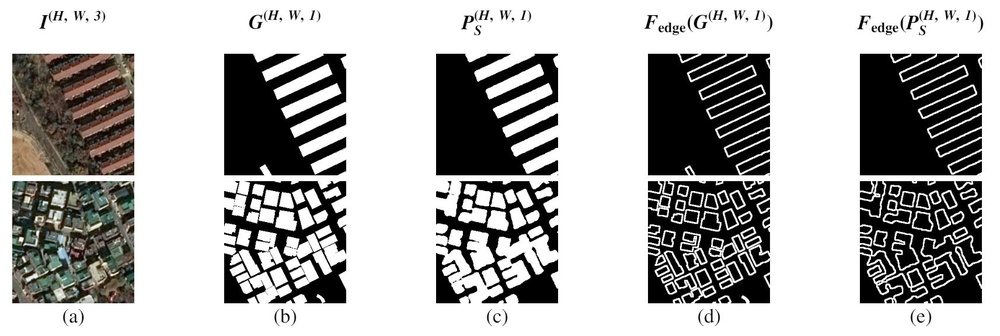
#> input picture assets/example_b_iou.JPG, 1000 x 336 px, shrunk from 1713 x 575 before the run
$ python -i evaluation_metric.py   (imports and definitions only)
#> lines starting #> are read from the running program, lines starting #| are printed output that depends on the picture; after the words box and inside, x2 and y2 are one past the last pixel; in counts of white or black regions, pixels touching at a corner belong together
#> further down, picture is the input picture: shape (336, 1000, 3); mean B, G, R 172.4, 173.4, 174.1
import cv2
import numpy as np

def canny(img):
    tmp = cv2.erode(img, kernel=np.ones(shape=(3, 3), dtype=np.float32) * 2, iterations=3)
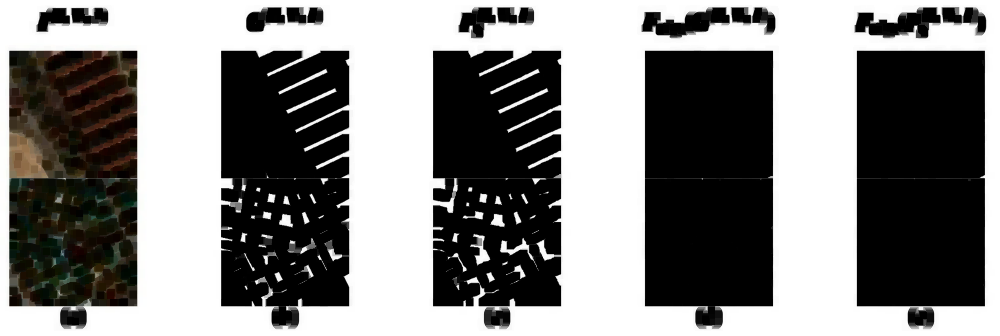
#> tmp: shape (336, 1000, 3); mean B, G, R 129.3, 130.4, 131.1
    tmp = cv2.Canny(tmp, 127, 255)
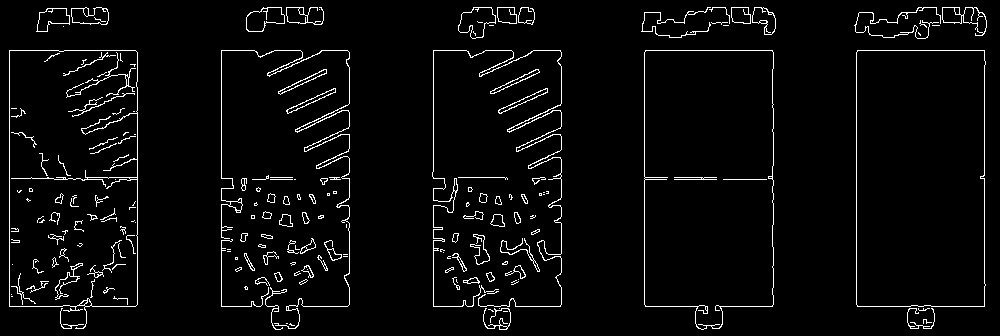
#> tmp: shape (336, 1000); 3.9% white in thin lines or dots
    tmp = cv2.dilate(tmp, kernel=np.ones(shape=(3, 3), dtype=np.float32) * 2, iterations=2)
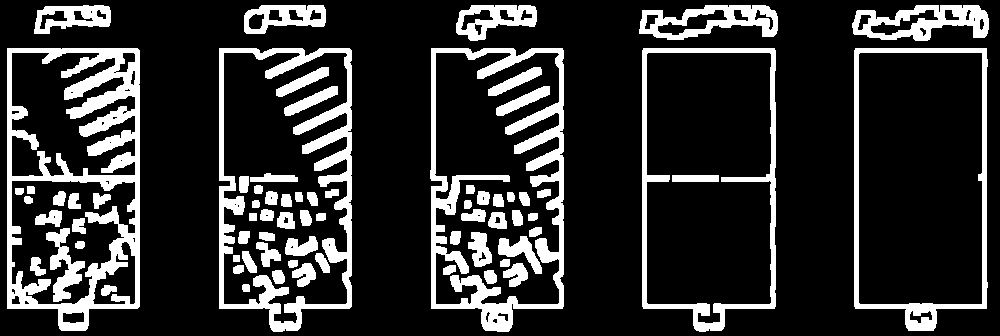
#> tmp: shape (336, 1000); 18.4% white; 72 white regions, largest, box (x1, y1, x2, y2) and area: (7, 48, 140, 331) 12645, (430, 48, 564, 332) 9376, (219, 48, 352, 332) 8346
    return tmp


def BIoU(prd, gnd, function=canny, return_img=False):

    prd, gnd = function(prd), function(gnd)

    tp, fp, fn, _ = miou(prd, gnd)

    if not return_img:
        return tp / (tp + fp + fn) if tp + fp + fn != 0 else 1.0
    else:
        return tp / (tp + fp + fn) if tp + fp + fn != 0 else 1.0, prd, gnd


def miou(pred, anno):

    tp = np.logical_and(pred, anno)
    tp = np.asarray(tp, 'float64')
    tp = np.sum(tp)

    fp = np.logical_and(np.logical_not(anno), pred)
    fp = np.asarray(fp, 'float64')
    fp = np.sum(fp)

    fn = np.logical_and(np.logical_not(pred), anno)
    fn = np.asarray(fn, 'float64')
    fn = np.sum(fn)

    tn = np.logical_and(np.logical_not(pred), np.logical_not(anno))
    tn = np.asarray(tn, 'float64')
    tn = np.sum(tn)

    return tp, fp, fn, tn


def iou_value(pred, anno):
    tp, fp, fn, tn = miou(pred, anno)
    return tp / (tp + fp + fn) if tp + fp + fn != 0 else 1.0


def biou_value(pred, anno):
    return BIoU(pred, anno, return_img=False)

>>> import cv2
>>> picture = cv2.imread('../assets/example_b_iou.JPG')
>>> result = canny(picture)

$ run again, on assets/concept_usim.JPG
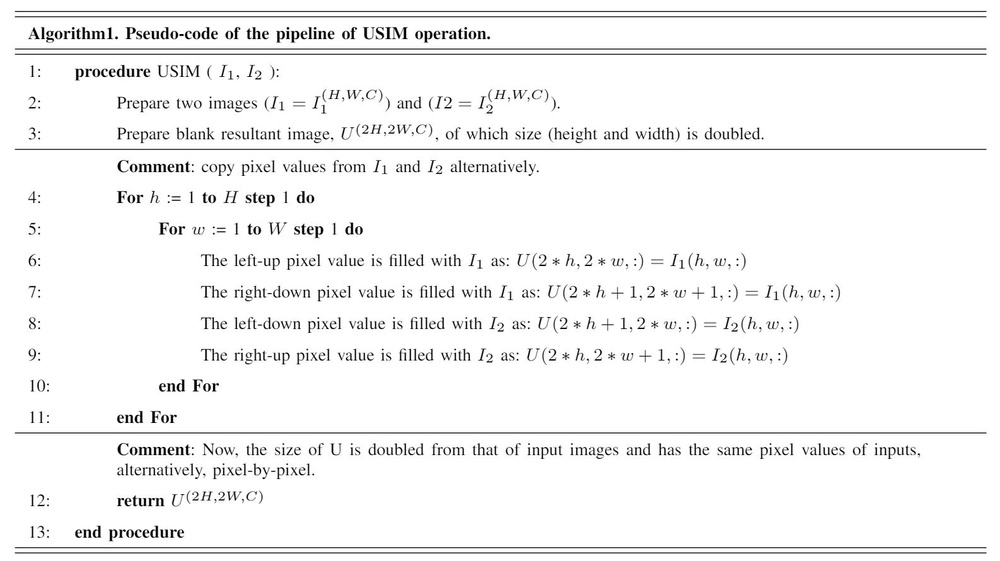
#> input picture assets/concept_usim.JPG, 1000 x 561 px, shrunk from 1586 x 890 before the run
#> picture is the input picture: shape (561, 1000, 3); min 0, max 255, mean 244.3
#> in canny, `tmp = cv2.Canny(tmp, 127, 255)`:
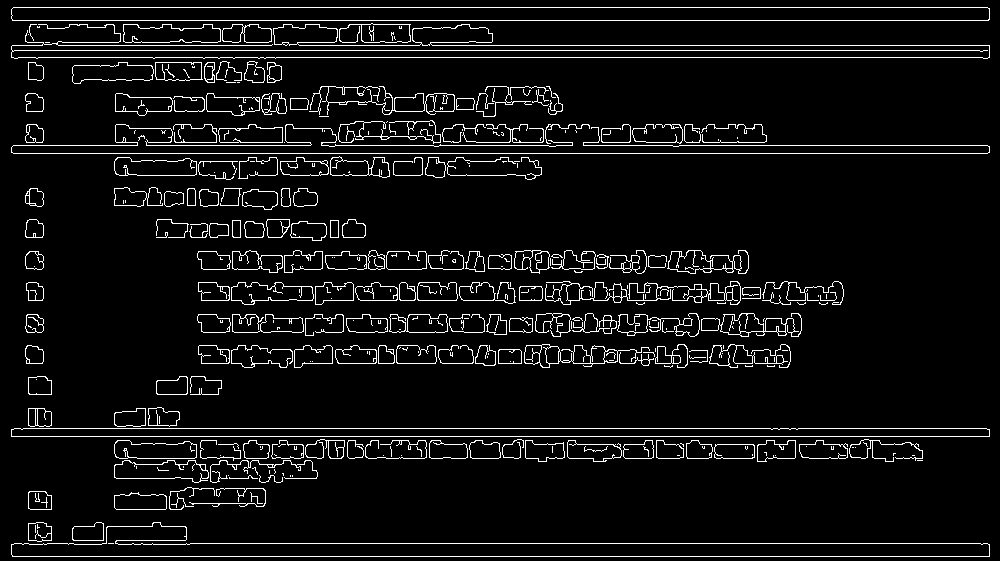
#> tmp: shape (561, 1000); 6.1% white in thin lines or dots
#> in canny, `tmp = cv2.dilate(tmp, kernel=np.ones(shape=(3, 3), dtype=np.float32) *..`:
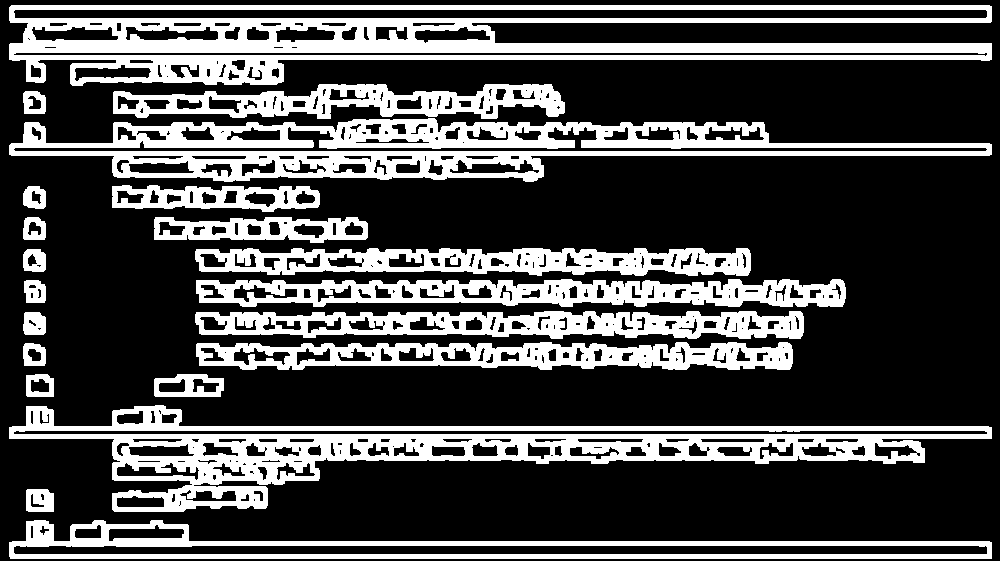
#> tmp: shape (561, 1000); 29% white; 21 white regions, largest, box (x1, y1, x2, y2) and area: (9, 5, 992, 86) 33638, (9, 405, 992, 512) 29092, (9, 118, 992, 182) 25598

$ run again, on assets/definition_of_b_iou.JPG
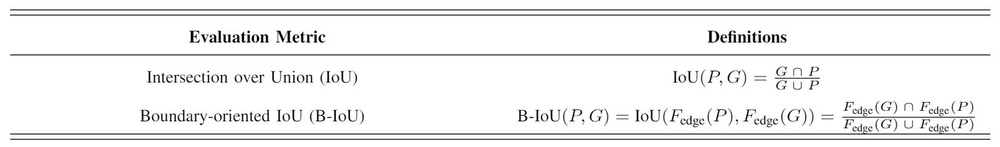
#> input picture assets/definition_of_b_iou.JPG, 1000 x 147 px, shrunk from 1603 x 235 before the run
#> picture is the input picture: shape (147, 1000, 3); min 0, max 255, mean 240.1
#> in canny, `tmp = cv2.Canny(tmp, 127, 255)`:
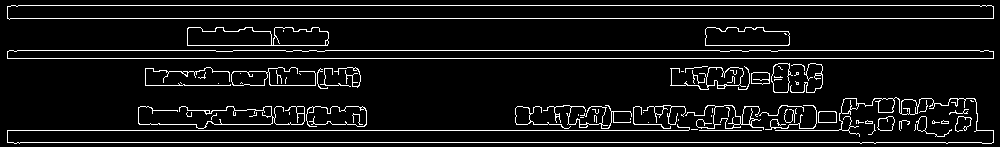
#> tmp: shape (147, 1000); 7.4% white in thin lines or dots
#> in canny, `tmp = cv2.dilate(tmp, kernel=np.ones(shape=(3, 3), dtype=np.float32) *..`:
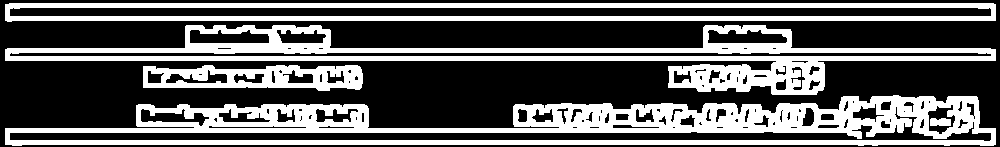
#> tmp: shape (147, 1000); 36.1% white; 5 white regions, box (x1, y1, x2, y2) and area: (5, 95, 996, 146) 22874, (5, 25, 996, 95) 16526, (5, 3, 996, 22) 10010, (143, 65, 363, 91) 3541, (930, 118, 951, 126) 153

$ run again, on assets/definition_of_b_loss_01.JPG
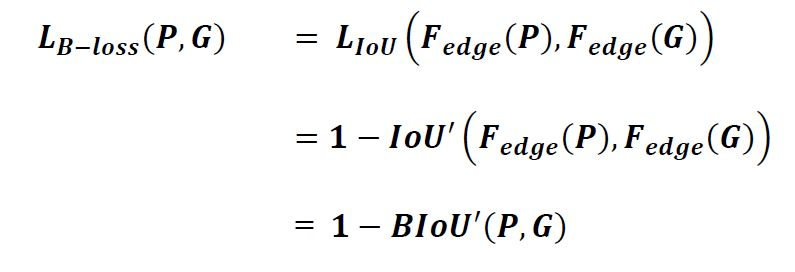
#> input picture assets/definition_of_b_loss_01.JPG, 795 x 272 px
#> picture is the input picture: shape (272, 795, 3); mean B, G, R 245.6, 245.7, 245.6
#> in canny, `tmp = cv2.Canny(tmp, 127, 255)`:
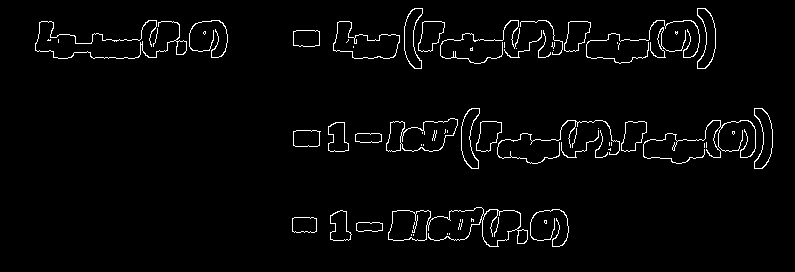
#> tmp: shape (272, 795); 2.6% white in thin lines or dots, all inside (x1, y1, x2, y2) = (35, 8, 773, 247)
#> in canny, `tmp = cv2.dilate(tmp, kernel=np.ones(shape=(3, 3), dtype=np.float32) *..`:
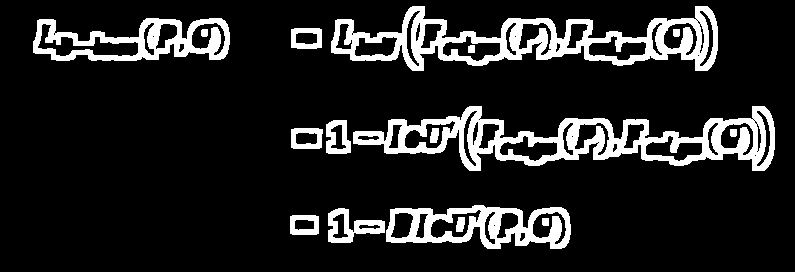
#> tmp: shape (272, 795); 13.7% white; 16 white regions, largest, box (x1, y1, x2, y2) and area: (353, 106, 775, 171) 9524, (331, 6, 718, 71) 8957, (386, 205, 571, 249) 3958
